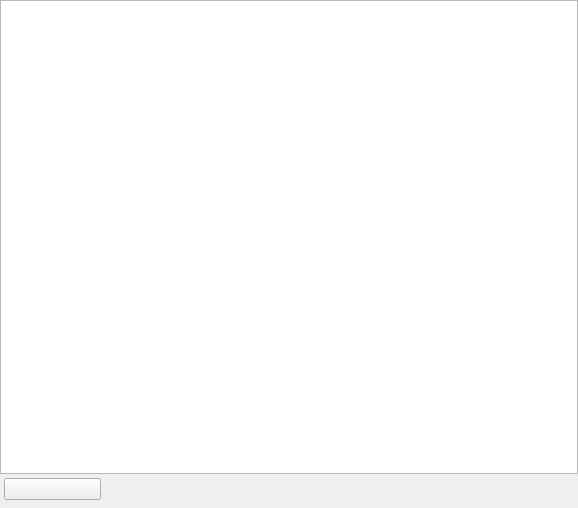
<?xml version="1.0" encoding="UTF-8"?>
<ui version="4.0">
  <class>TextViewerForm</class>
  <widget class="QDialog" name="TextViewerForm">
    <property name="geometry"><rect><x>0</x><y>0</y><width>578</width><height>508</height></rect></property>
    <property name="windowTitle"><string>TextViewerForm</string></property>
    <property name="vclBorderStyle" stdset="0"><string notr="true">bsSizeToolWin</string></property>
    <property name="vclPosition" stdset="0"><string notr="true">poOwnerFormCenter</string></property>
    <property name="vclDesignWidth" stdset="0"><number>578</number></property>
    <property name="vclDesignHeight" stdset="0"><number>508</number></property>
    <widget class="QFrame" name="Panel1">
      <property name="geometry"><rect><x>0</x><y>474</y><width>578</width><height>34</height></rect></property>
      <property name="vclAlign" stdset="0"><string notr="true">alBottom</string></property>
      <property name="frameShape"><enum>QFrame::NoFrame</enum></property>
      <property name="frameShadow"><enum>QFrame::Plain</enum></property>
      <property name="vclClass" stdset="0"><string notr="true">TPanel</string></property>
      <layout class="QGridLayout" name="Panel1_Layout" columnstretch="0,1">
        <property name="leftMargin"><number>4</number></property>
        <property name="topMargin"><number>4</number></property>
        <property name="rightMargin"><number>4</number></property>
        <property name="bottomMargin"><number>8</number></property>
        <property name="horizontalSpacing"><number>8</number></property>
        <property name="verticalSpacing"><number>4</number></property>
        <item row="0" column="0" alignment="Qt::AlignLeft">
          <widget class="QPushButton" name="CloseButton">
            <property name="text"><string /></property>
            <property name="autoDefault"><bool>false</bool></property>
            <property name="vclKind" stdset="0"><string notr="true">bkClose</string></property>
            <property name="vclModalResult" stdset="0"><string notr="true">mrClose</string></property>
            <property name="minimumSize"><size><width>97</width><height>0</height></size></property>
          </widget>
        </item>
        <item row="0" column="1">
          <spacer name="Panel1_Layout_HFill">
            <property name="orientation"><enum>Qt::Horizontal</enum></property>
            <property name="sizeHint" stdset="0"><size><width>0</width><height>0</height></size></property>
          </spacer>
        </item>
        <item row="1" column="0">
          <spacer name="Panel1_VFill">
            <property name="orientation"><enum>Qt::Vertical</enum></property>
            <property name="sizeHint" stdset="0"><size><width>0</width><height>0</height></size></property>
          </spacer>
        </item>
      </layout>
    </widget>
    <widget class="QTextEdit" name="Memo">
      <property name="geometry"><rect><x>0</x><y>0</y><width>578</width><height>474</height></rect></property>
      <property name="vclAlign" stdset="0"><string notr="true">alClient</string></property>
      <property name="readOnly"><bool>true</bool></property>
    </widget>
  </widget>
  <tabstops>
    <tabstop>CloseButton</tabstop>
    <tabstop>Memo</tabstop>
  </tabstops>
  <resources>
    <include location="../../resources/dfend.qrc" />
  </resources>
  <connections />
</ui>
